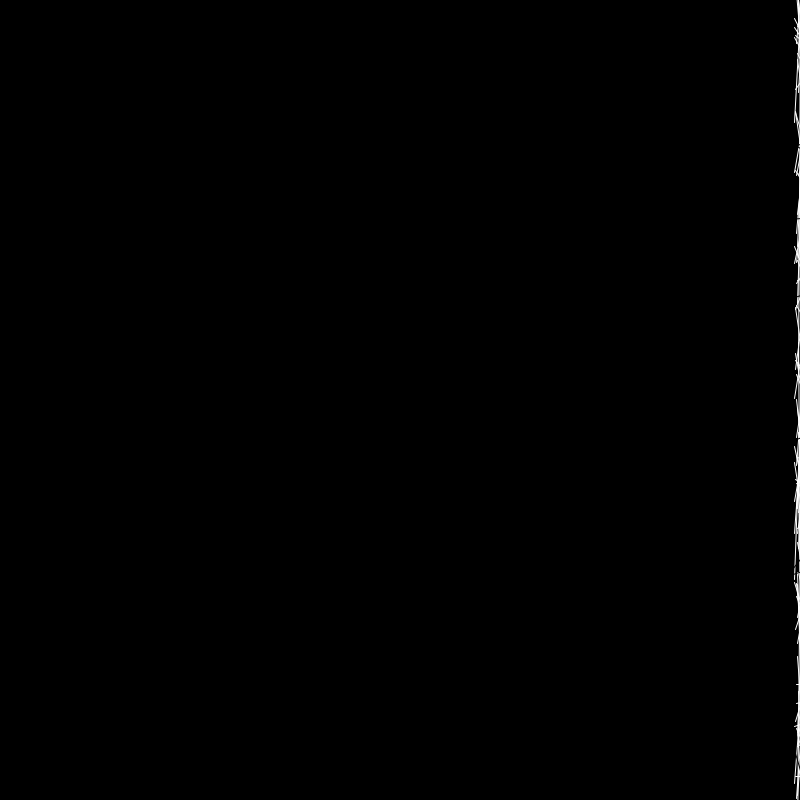
Frame 1 (no input)
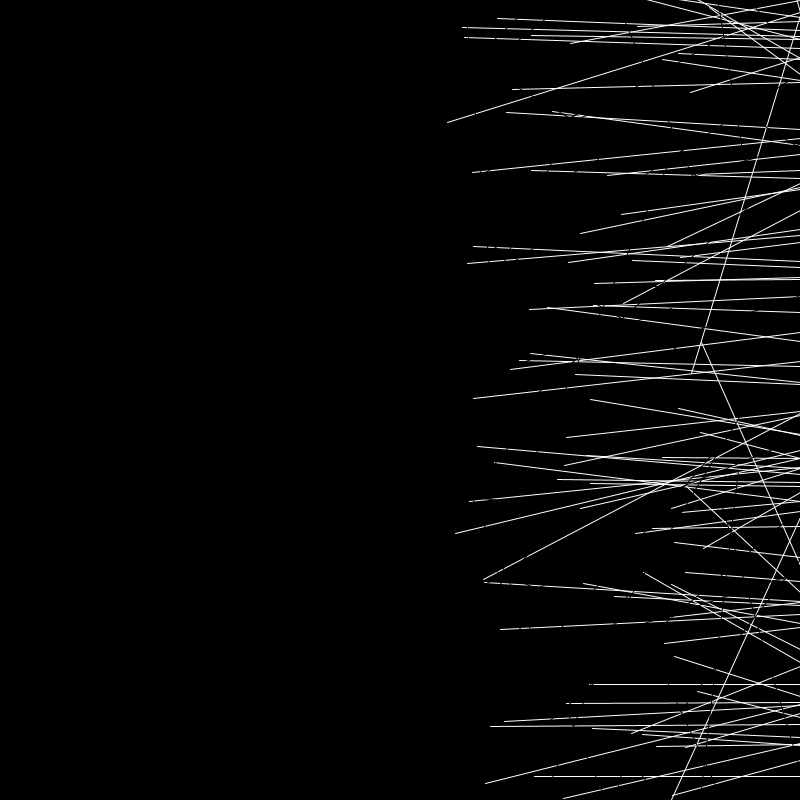
Frame 60 (the mouse pressed at the canvas centre just before this capture)
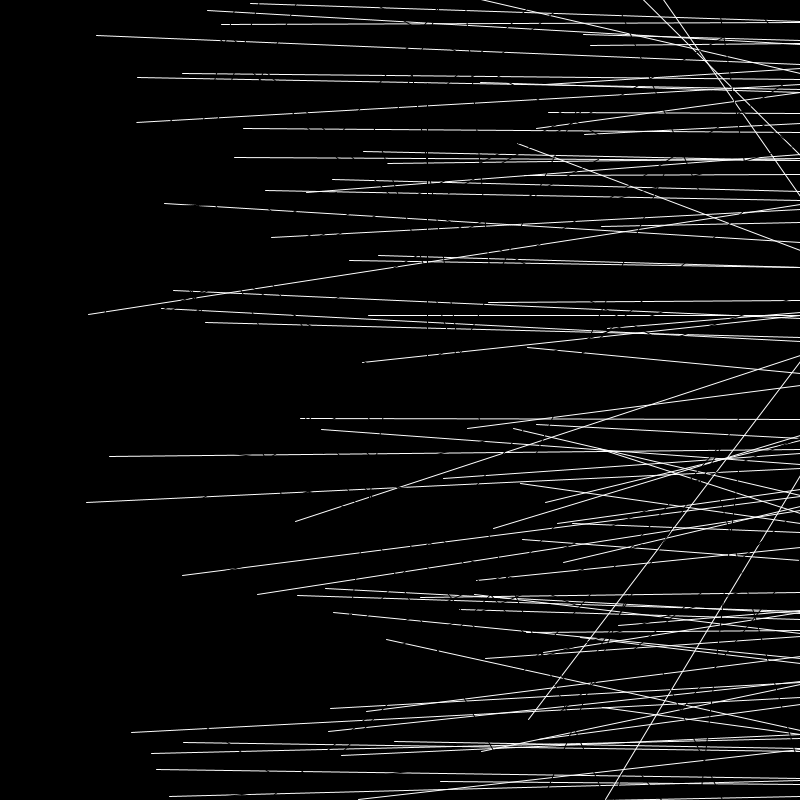
Frame 120 (the mouse held since frame 60 and released just before this capture)

The Processing sketch that drew these frames (run headless with seeded random() and noise(); from frame 60 on, the mouse is pressed at the canvas centre):

// Processing sketch: METASOTO
// ── METASOTO.pde
int numLines = 90; // Number of black lines
float[] initialYWhite = new float[numLines]; // Initial Y coordinates for white lines
float[] initialAngle = new float[numLines]; // Initial angles for white lines
float[] speedsWhite = new float[numLines]; // Speed for each white line

float[][] initialCoordinatesBlack; // Initial coordinates for black lines
float[][] initialAnglesBlack; // Initial angles for black lines

void setup() {
  size(800, 800);
  background(0); // Set background to black
  stroke(255); // Set stroke color to white

  initialCoordinatesBlack = new float[numLines][2]; // Storing initial coordinates for black lines
  initialAnglesBlack = new float[numLines][1]; // Storing initial angles for black lines
  
  // Initialize white lines
  for (int i = 0; i < numLines; i++) {
    initialYWhite[i] = random(height);
    initialAngle[i] = random(TWO_PI); // Random initial angles for white lines
    
    // Assigning varied speed ranges to different lines
    if (i % 3 == 0) {
      speedsWhite[i] = random(0.5, 1.5); // Slower speed for lines with index divisible by 3
    } else if (i % 3 == 1) {
      speedsWhite[i] = random(1.5, 3); // Moderate speed for lines with index remainder 1
    } else {
      speedsWhite[i] = random(3, 5); // Faster speed for lines with index remainder 2
    }
  }

  // Initialize black lines
  for (int i = 0; i < numLines; i++) {
    initialCoordinatesBlack[i][0] = random(width); // Random initial x-coordinate for black lines
    initialCoordinatesBlack[i][1] = random(height); // Random initial y-coordinate for black lines
    initialAnglesBlack[i][0] = random(TWO_PI); // Random initial angles for black lines
  }
}

void draw() {
  // Move white lines
  background(0); // Clear the canvas on each frame

  // Draw moving white lines
  for (int i = 0; i < numLines; i++) {
    stroke(255);
    float x1 = width; // Start of line at right edge
    float x2 = map(frameCount % (width * 10), 0, width * 10, width, -width * 9); // End of line extended indefinitely beyond the left edge
    float speedAdjustedX2 = x2 - speedsWhite[i] * (frameCount % (width * 10)); // Adjust speed for slower/faster movement
    float adjustedY = initialYWhite[i] - 20 * tan(initialAngle[i]); // Use initial angle and position
    
    line(x1, initialYWhite[i], speedAdjustedX2, adjustedY); // Draw white lines moving from right to left at their initial angle
  }

  // Draw static black lines (web-like arrangement)
  stroke(0); // Set stroke color to black
  for (int i = 0; i < numLines; i++) {
    float x1 = initialCoordinatesBlack[i][0];
    float y1 = initialCoordinatesBlack[i][1];
    float x2 = x1 + 320 * cos(initialAnglesBlack[i][0]); // Longer black lines in x-direction
    float y2 = y1 + 320 * sin(initialAnglesBlack[i][0]); // Longer black lines in y-direction
    
    line(x1, y1, x2, y2);
  }
}

void mousePressed() {
  // Reset white lines
  for (int i = 0; i < numLines; i++) {
    initialYWhite[i] = random(height);
    
    // Assigning varied speed ranges to different lines
    if (i % 3 == 0) {
      speedsWhite[i] = random(0.5, 1.5); // Slower speed for lines with index divisible by 3
    } else if (i % 3 == 1) {
      speedsWhite[i] = random(1.5, 3); // Moderate speed for lines with index remainder 1
    } else {
      speedsWhite[i] = random(3, 5); // Faster speed for lines with index remainder 2
    }
  }
  

  
}
